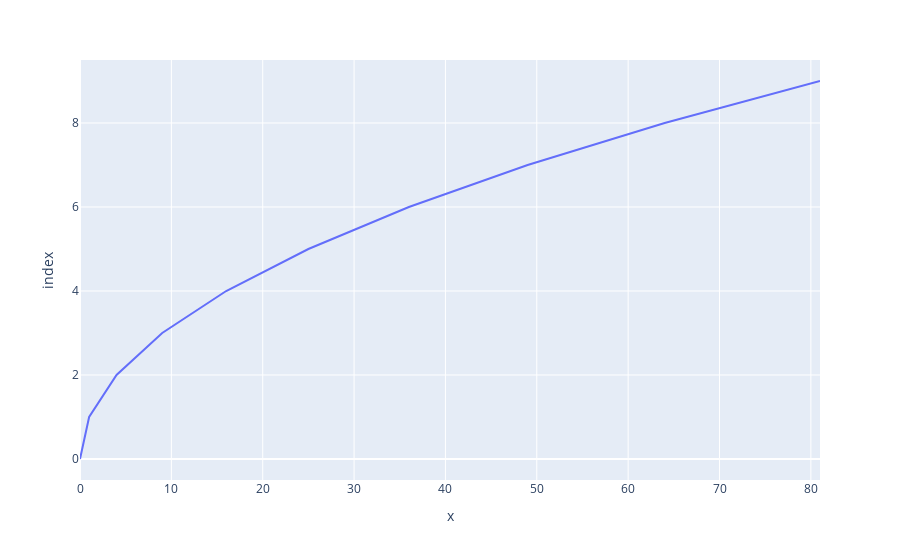

The code cell stored with this chart in its notebook:
### Code cell
import plotly.graph_objects as go
x = np.arange(10)
px.line(go.Scatter(x=x, y=x**2)['x'] , go.Scatter(x=x, y=x**2)['y']).show()

### Figure 1 — Plotly figure (JSON) as saved in the notebook; plotly's stock layout.template omitted (floating-point values rounded to 4 significant figures)
{"data": [{"hovertemplate": "x=%{x}<br>index=%{y}<extra></extra>", "legendgroup": "", "line": {"color": "#636efa", "dash": "solid"}, "marker": {"symbol": "circle"}, "mode": "lines", "name": "", "orientation": "h", "showlegend": false, "type": "scatter", "x": [0, 1, 4, 9, 16, 25, 36, 49, 64, 81], "xaxis": "x", "y": [0, 1, 2, 3, 4, 5, 6, 7, 8, 9], "yaxis": "y"}], "layout": {"autosize": true, "legend": {"tracegroupgap": 0}, "margin": {"t": 60}, "xaxis": {"anchor": "y", "autorange": true, "domain": [0, 1], "range": [0, 81], "title": {"text": "x"}, "type": "linear"}, "yaxis": {"anchor": "x", "autorange": true, "domain": [0, 1], "range": [-0.5, 9.5], "title": {"text": "index"}, "type": "linear"}}}
